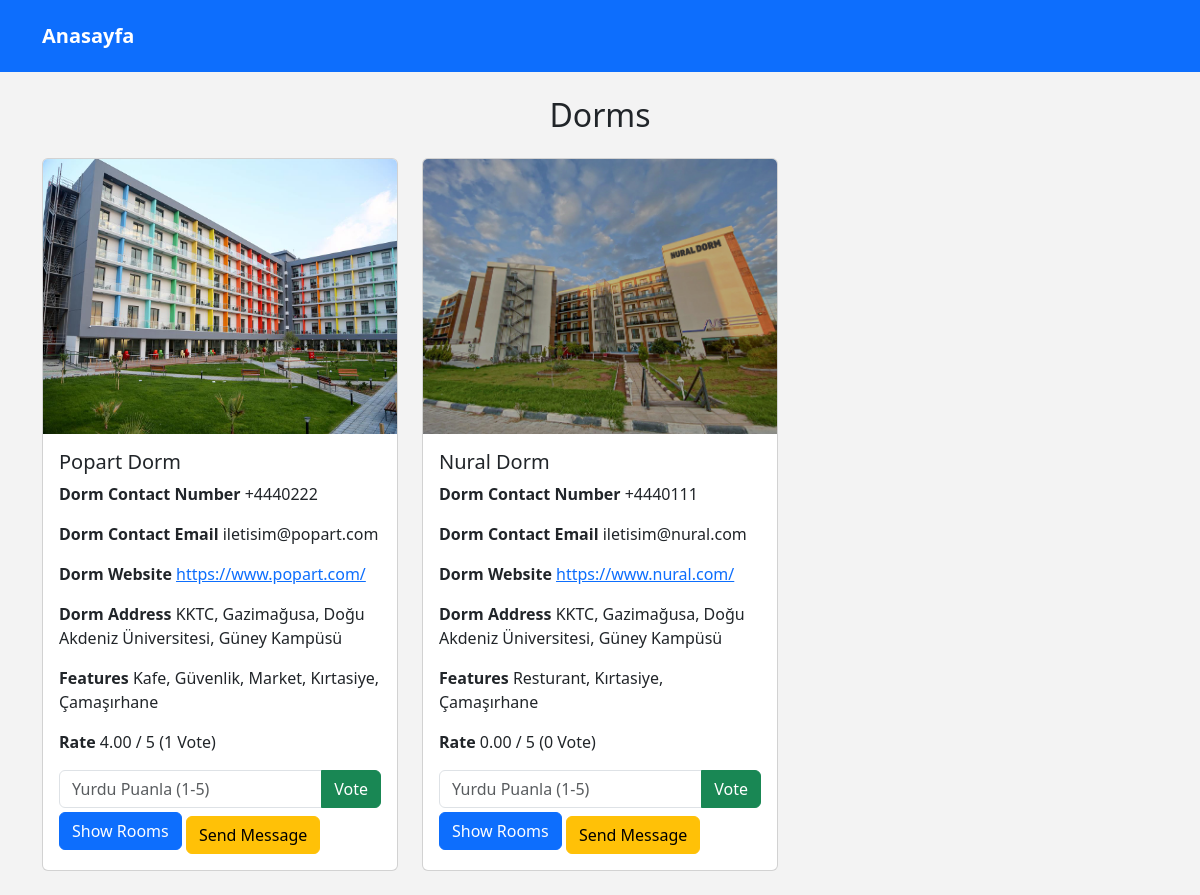
The page /dorm/find_dorm_room.php on the database its author committed.
### tables this page shows
CREATE TABLE `dorm_owners` (
  `id` int(11) NOT NULL,
  `name` varchar(50) NOT NULL,
  `surname` varchar(50) NOT NULL,
  `username` varchar(100) NOT NULL,
  `dormName` varchar(100) NOT NULL,
  `password` varchar(255) NOT NULL,
  `email` varchar(100) NOT NULL,
  `phone` varchar(20) NOT NULL,
  `is_approved` tinyint(1) DEFAULT 0,
  `dormWebsite` varchar(255) DEFAULT NULL,
  `dormContactNumber` varchar(20) DEFAULT NULL,
  `dormEmail` varchar(255) DEFAULT NULL,
  `dormAddress` text DEFAULT NULL,
  `dormFeatures` text DEFAULT NULL,
  `dormRating` decimal(3,2) DEFAULT NULL,
  `dormReviews` text DEFAULT NULL,
  `dormImage` varchar(255) DEFAULT NULL,
  `ratingCount` int(11) DEFAULT 0
);

### dorm/find_dorm_room.php (the view, shortened to what this page needs)
<?php
            include 'config.php';
 ?>
            <!DOCTYPE html>
<html lang="en">
<head>
    <link href="https://cdn.jsdelivr.net/npm/bootstrap@5.3.0/dist/css/bootstrap.min.css" rel="stylesheet">
</head>
<body style="background-color:#f3f3f3;">
<div>
<?php include 'header.php'; ?>
</div>
    <div class="container mt-5 pt-5">
        <h2 class="text-center mb-4"><?php echo $lang['Dorms']; ?></h2>
        <div class="row">
            <?php
            $sql = "SELECT id, dormName, dormContactNumber, dormEmail, dormWebsite, dormAddress, dormFeatures, dormImage, dormRating, ratingCount FROM dorm_owners";
            $result = $conn->query($sql);
            if ($result->num_rows > 0) {
                while($row = $result->fetch_assoc()) {
                    $ratingGiven = false;
                    ?>
                    <div class="col-md-4 mb-4">
                        <div class="card" >
                            <?php if (!empty($row['dormImage'])) { ?>
                                <img height="275" width="400" src="<?php echo $row['dormImage']; ?>" class="card-img-top" alt="Yurt Resmi">
                            <?php } ?>
                            <div class="card-body">
                                <h5 class="card-title"><?php echo $row['dormName']; ?></h5>
                                <p class="card-text"><strong><?php echo $lang['Dorm Contact Number']; ?></strong> <?php echo $row['dormContactNumber']; ?></p>
                                <p class="card-text"><strong><?php echo $lang['Dorm Contact Email']; ?></strong> <?php echo $row['dormEmail']; ?></p>
                                <p class="card-text"><strong><?php echo $lang['Dorm Website']; ?></strong> <a href="<?php echo $row['dormWebsite']; ?>" target="_blank"><?php echo $row['dormWebsite']; ?></a></p>
                                <p class="card-text"><strong><?php echo $lang['Dorm Address']; ?></strong> <?php echo $row['dormAddress']; ?></p>
                                <p class="card-text"><strong><?php echo $lang['Features']; ?></strong> <?php echo $row['dormFeatures']; ?></p>
                                <p class="card-text"><strong><?php echo $lang['Rate']; ?></strong> <?php echo $row['dormRating']; ?> / 5 (<?php echo $row['ratingCount']; ?>  <?php echo $lang['Vote']; ?>)</p>
                                 <?php if (!$ratingGiven) { ?>
                                    <form action="rate_dorm.php" method="post" class="mt-2">
                                        <div class="input-group">
                                            <input type="number" name="rating" min="1" max="5" class="form-control" placeholder="Yurdu Puanla (1-5)" required>
                                            <button type="submit" class="btn btn-success"><?php echo $lang['Vote']; ?></button>
                                        </div>
                                    </form>
                                <?php } else { ?>
                                    <p class="text-success mt-2"><?php echo $lang['You have rated this dormitory before.']; ?></p>
                                <?php } ?>
                                <a href="view_rooms.php?dorm_id=<?php echo $row['id']; ?>" class="btn btn-primary"><?php echo $lang['Show Rooms']; ?></a>
                                <a href="form_page.php?dorm_id=<?php echo $row['id']; ?>" class="btn btn-warning mt-2"><?php echo $lang['Send Message']; ?></a>
                            </div>
                        </div>
                    </div>
                    <?php
                }
            } else {
                echo "<p class='text-center'>Yurt bulunamadı.</p>";
            }
            ?>
        </div>
    </div>
</body>
</html>

### dorm/header.php
<nav class="navbar navbar-expand-lg fixed-top bg-primary py-3">
    <div class="container">
        <a class="navbar-brand text-white fw-bold" href="<?php echo $_SESSION['role'] . '_dashboard.php'; ?>">Anasayfa</a>
    </div>
</nav>

### rows shown on the page
dorm_owners: dormImage (picture), dormName "Popart Dorm", dormContactNumber "+4440222", dormEmail "iletisim@popart.com", dormWebsite "https://www.popart.com/", dormAddress "KKTC, Gazimağusa, Doğu Akdeniz Üniversitesi, Güney Kampüsü", dormFeatures "Kafe, Güvenlik, Market, Kırtasiye, Çamaşırhane", dormRating "4.00", ratingCount "1"
dorm_owners: dormImage (picture), dormName "Nural Dorm", dormContactNumber "+4440111", dormEmail "iletisim@nural.com", dormWebsite "https://www.nural.com/", dormAddress "KKTC, Gazimağusa, Doğu Akdeniz Üniversitesi, Güney Kampüsü", dormFeatures "Resturant, Kırtasiye, Çamaşırhane", dormRating "0.00", ratingCount "0"

### other values the page prints
$lang['Dorms'] "Dorms"
